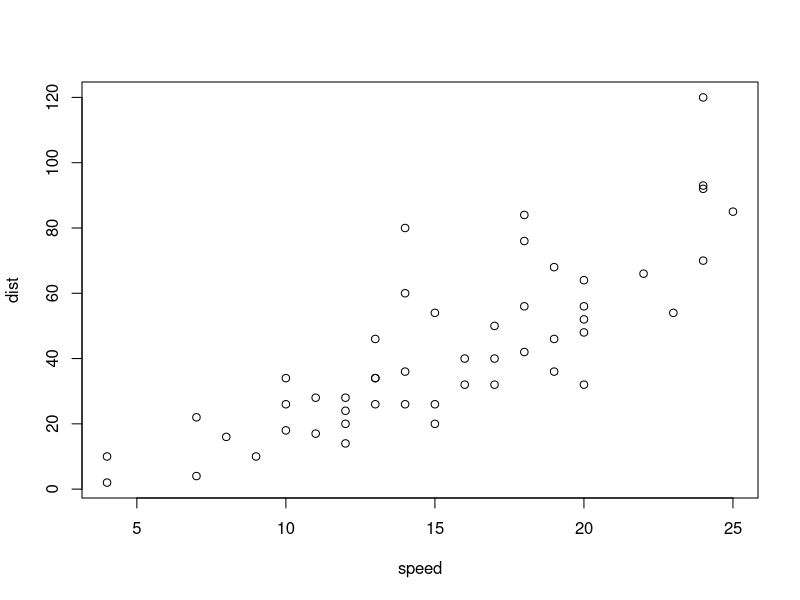
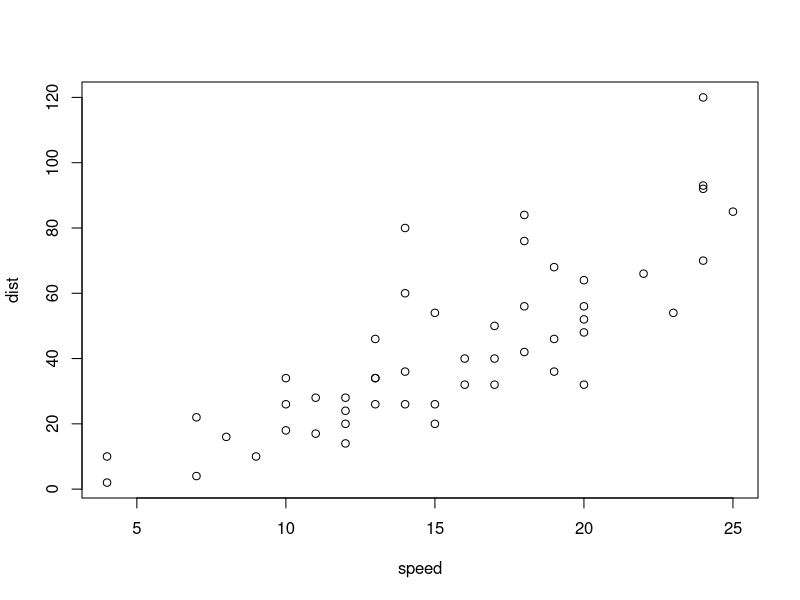
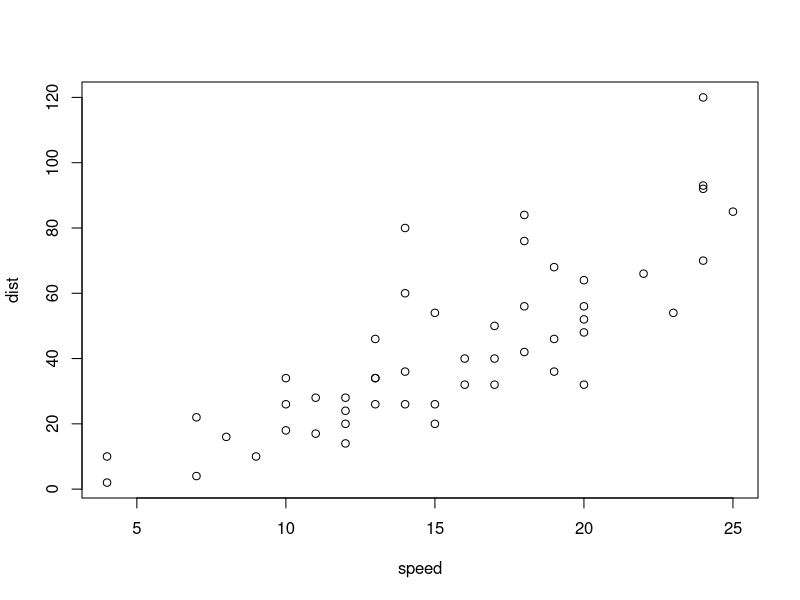
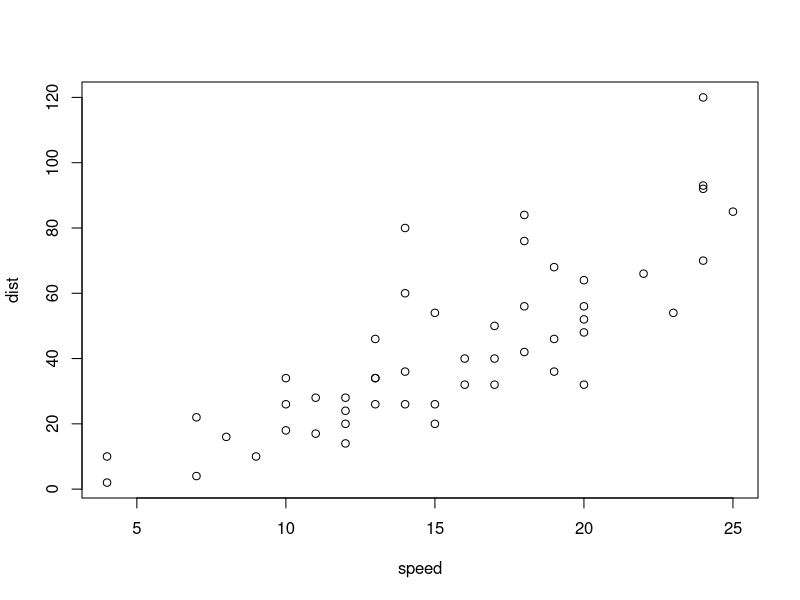
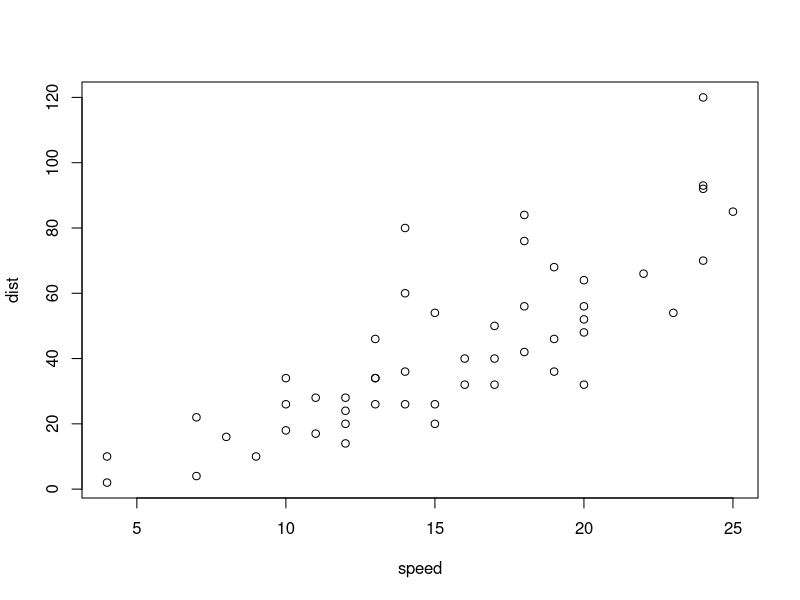
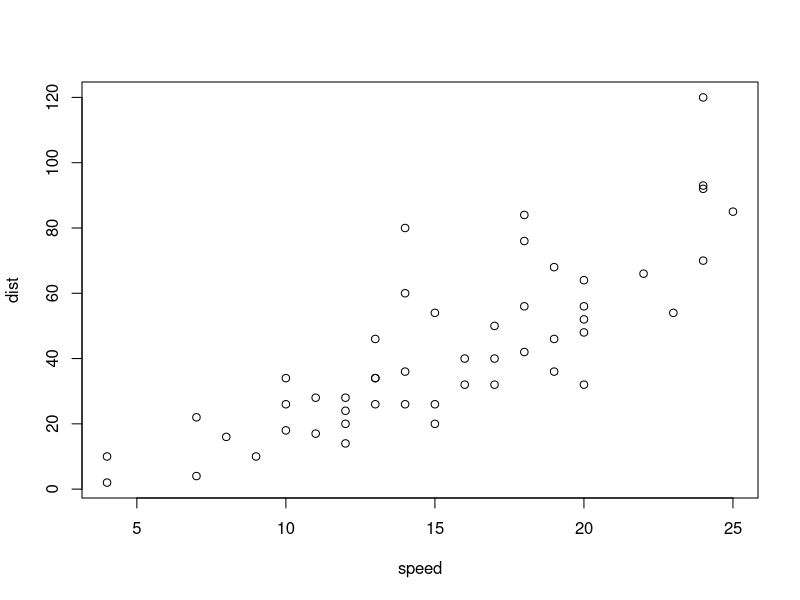
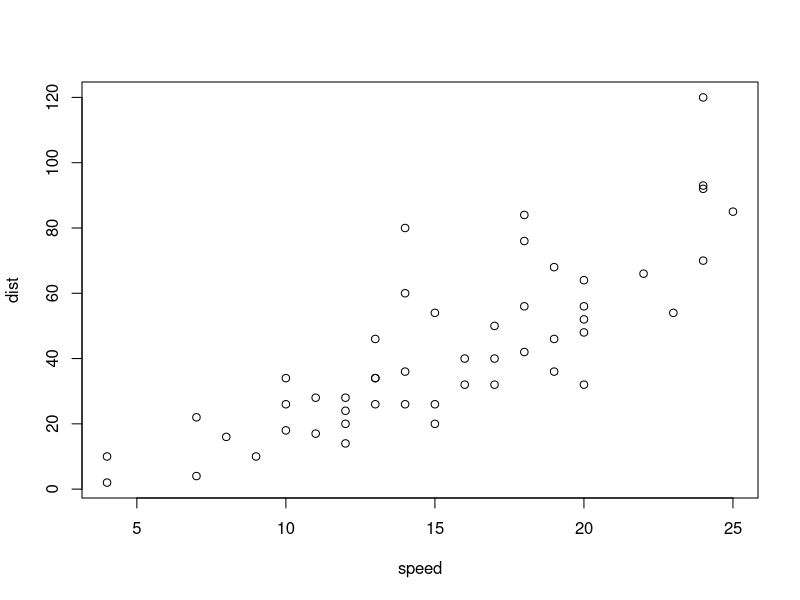
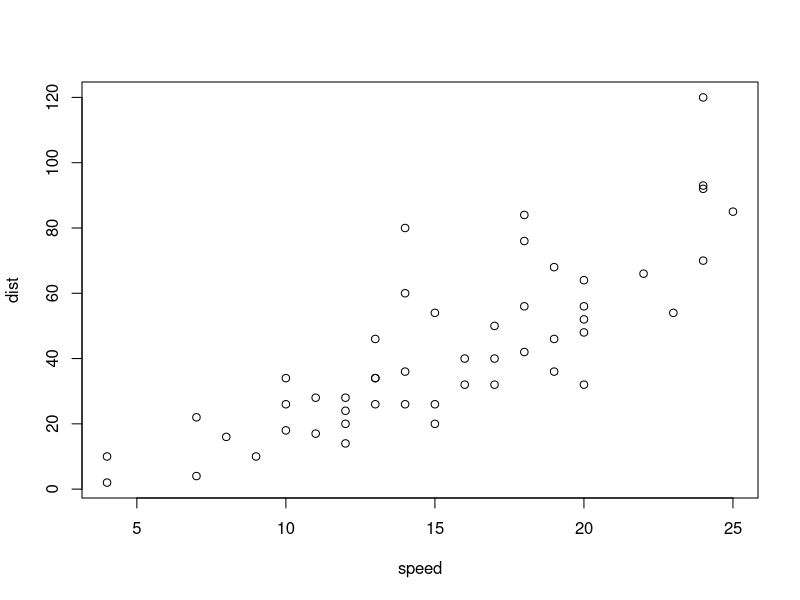

These charts were generated, in order, by the following R code:
## ---- chunk 1
plot(cars)
## ---- chunk 2
plot(cars)
## ---- chunk 3
plot(cars)
## ---- chunk 4
plot(cars)
## ---- chunk 5
plot(cars)
## ---- chunk 6
plot(cars)
## ---- chunk 7
plot(cars)
## ---- chunk 8
plot(cars)
## ---- chunk 9
plot(cars)
## ---- chunk 10
plot(cars)
## ---- chunk 11
plot(cars)
## ---- chunk 12
plot(cars)
## ---- chunk 13
plot(cars)
## ---- chunk 14
plot(cars)
## ---- chunk 15
plot(cars)
## ---- chunk 16
plot(cars)
## ---- chunk 17
plot(cars)
## ---- chunk 18
plot(cars)
## ---- chunk 19
plot(cars)
## ---- chunk 20
plot(cars)
## ---- chunk 21
plot(cars)
## ---- chunk 22
plot(cars)
## ---- chunk 23
plot(cars)
## ---- chunk 24
plot(cars)
## ---- chunk 25
plot(cars)
## ---- chunk 26
plot(cars)
## ---- chunk 27
plot(cars)
## ---- chunk 28
plot(cars)
## ---- chunk 29
plot(cars)
## ---- chunk 30
plot(cars)
## ---- chunk 31
plot(cars)
## ---- chunk 32
plot(cars)
## ---- chunk 33
plot(cars)
## ---- chunk 34
plot(cars)
## ---- chunk 35
plot(cars)
## ---- chunk 36
plot(cars)
## ---- chunk 37
plot(cars)
## ---- chunk 38
plot(cars)
## ---- chunk 39
plot(cars)
## ---- chunk 40
plot(cars)
## ---- chunk 41
plot(cars)
## ---- chunk 42
plot(cars)
## ---- chunk 43
plot(cars)
## ---- chunk 44
plot(cars)
## ---- chunk 45
plot(cars)
## ---- chunk 46
plot(cars)
## ---- chunk 47
plot(cars)
## ---- chunk 48
plot(cars)
## ---- chunk 49
plot(cars)
## ---- chunk 50
plot(cars)
## ---- chunk 51
plot(cars)
## ---- chunk 52
plot(cars)
## ---- chunk 53
plot(cars)
## ---- chunk 54
plot(cars)
## ---- chunk 55
plot(cars)
## ---- chunk 56
plot(cars)
## ---- chunk 57
plot(cars)
## ---- chunk 58
plot(cars)
## ---- chunk 59
plot(cars)
## ---- chunk 60
plot(cars)
## ---- chunk 61
plot(cars)
## ---- chunk 62
plot(cars)
## ---- chunk 63
plot(cars)
## ---- chunk 64
plot(cars)
## ---- chunk 65
plot(cars)
## ---- chunk 66
plot(cars)
## ---- chunk 67
plot(cars)
## ---- chunk 68
plot(cars)
## ---- chunk 69
plot(cars)
## ---- chunk 70
plot(cars)
## ---- chunk 71
plot(cars)
## ---- chunk 72
plot(cars)
## ---- chunk 73
plot(cars)
## ---- chunk 74
plot(cars)
## ---- chunk 75
plot(cars)
## ---- chunk 76
plot(cars)
## ---- chunk 77
plot(cars)
